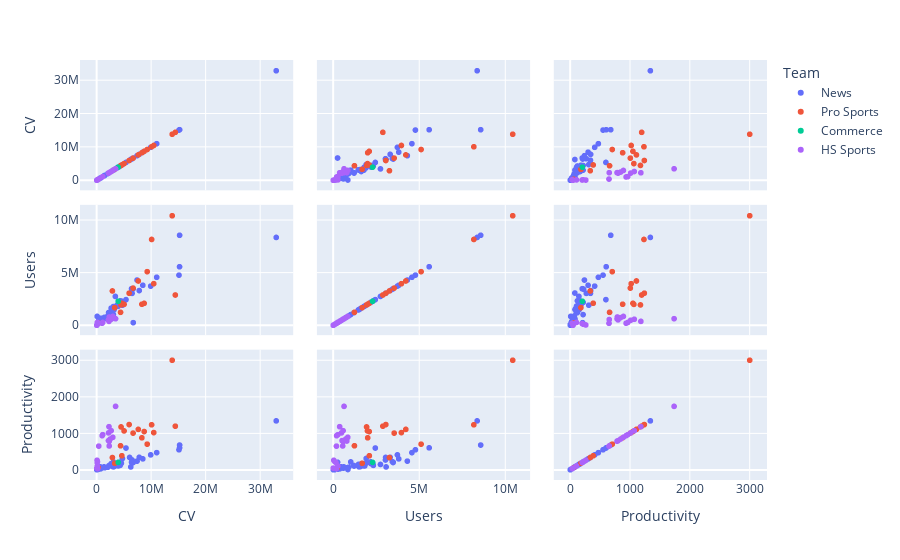

Here is the notebook cell this chart was saved with:
### Code cell
# Scatterplot Matrix

fig = px.scatter_matrix(df, dimensions=["CV", "Users", "Productivity"],hover_name="ID Match", color="Team")
fig.show()

### Figure 1 — Plotly figure (JSON) as saved in the notebook; plotly's stock layout.template omitted (floating-point values rounded to 4 significant figures)
{"data": [{"dimensions": [{"axis": {"matches": true}, "label": "CV", "values": [32981448, 15239051, 15227333, 15129163, 11032010, 9931112, 8483893, 7830570, 7423919, 6725939, 6715653, 6581319, 6506326, 6413386, 6271736, 6054364, 5395767, 4746436, 4548830, 4464487, 4315746, 4275258, 4024236, 3995978, 3968698, 3938843, 3889447, 3722741, 3442594, 3247791, 3245435, 3186564, 3120293, 3106786, 3080586, 3076441, 2919604, 2666488, 2298984, 2197694, 2048102, 1494412, 1389167, 1367267, 764832, 732616, 670406, 578632, 429207, 415534, 375587, 350911, 104081, 87367, 31659]}, {"axis": {"matches": true}, "label": "Users", "values": [8397483, 8602754, 5605578, 4806779, 4602489, 3759147, 3838321, 3337093, 4338116, 278516, 3507308, 3462339, 3067761, 3515539, 3101578, 3071640, 2474047, 1942461, 2335376, 2210381, 2360551, 2330972, 1929330, 2226304, 1858928, 1829373, 1826552, 1921500, 2775037, 1690020, 1589114, 1495599, 1487155, 1529913, 1046106, 1811427, 1616449, 1655880, 1228829, 1239268, 925595, 744130, 771380, 635576, 697417, 403281, 478358, 425223, 616370, 298286, 224412, 316740, 877868, 100292, 31197]}, {"axis": {"matches": true}, "label": "Productivity", "values": [1347, 684, 608, 555, 477, 415, 305, 348, 244, 213, 206, 229, 275, 214, 84, 345, 603, 316, 186, 223, 127, 160, 186, 174, 112, 166, 168, 177, 152, 152, 99, 154, 113, 86, 221, 112, 96, 173, 124, 109, 76, 62, 62, 86, 71, 31, 87, 89, 51, 25, 40, 47, 14, 7, 8]}], "hoverlabel": {"namelength": 0}, "hovertemplate": "<b>%{hovertext}</b><br><br>Team=News<br>%{xaxis.title.text}=%{x}<br>%{yaxis.title.text}=%{y}", "hovertext": ["reporter1", "reporter2", "reporter3", "reporter4", "reporter7", "reporter10", "reporter13", "reporter15", "reporter17", "reporter18", "reporter19", "reporter21", "reporter22", "reporter23", "reporter24", "reporter25", "reporter27", "reporter29", "reporter31", "reporter33", "reporter35", "reporter36", "reporter37", "reporter38", "reporter39", "reporter41", "reporter42", "reporter43", "reporter45", "reporter47", "reporter48", "reporter49", "reporter50", "reporter51", "reporter52", "reporter53", "reporter55", "reporter58", "reporter63", "reporter65", "reporter68", "reporter69", "reporter70", "reporter71", "reporter74", "reporter75", "reporter76", "reporter77", "reporter78", "reporter79", "reporter81", "reporter82", "reporter88", "reporter89", "reporter91"], "legendgroup": "News", "marker": {"color": "#636efa", "symbol": "circle"}, "name": "News", "showlegend": true, "type": "splom"}, {"dimensions": [{"axis": {"matches": true}, "label": "CV", "values": [14449063, 13875398, 10493866, 10100263, 9284465, 8731923, 8308101, 7653566, 6693322, 5971873, 5039634, 4633493, 4485460, 4392585, 3325928, 2897260, 301061]}, {"axis": {"matches": true}, "label": "Users", "values": [2912920, 10466241, 3992132, 8205363, 5137170, 2119223, 2031770, 4249110, 3570942, 3087026, 2020916, 2126480, 1965884, 1260584, 1710315, 3296669, 264598]}, {"axis": {"matches": true}, "label": "Productivity", "values": [1201, 3009, 1026, 1240, 709, 1055, 883, 1114, 1012, 1246, 1071, 391, 1181, 664, 185, 341, 65]}], "hoverlabel": {"namelength": 0}, "hovertemplate": "<b>%{hovertext}</b><br><br>Team=Pro Sports<br>%{xaxis.title.text}=%{x}<br>%{yaxis.title.text}=%{y}", "hovertext": ["reporter5", "reporter6", "reporter8", "reporter9", "reporter11", "reporter12", "reporter14", "reporter16", "reporter20", "reporter26", "reporter28", "reporter30", "reporter32", "reporter34", "reporter46", "reporter56", "reporter83"], "legendgroup": "Pro Sports", "marker": {"color": "#EF553B", "symbol": "circle"}, "name": "Pro Sports", "showlegend": true, "type": "splom"}, {"dimensions": [{"axis": {"matches": true}, "label": "CV", "values": [3963086]}, {"axis": {"matches": true}, "label": "Users", "values": [2316126]}, {"axis": {"matches": true}, "label": "Productivity", "values": [209]}], "hoverlabel": {"namelength": 0}, "hovertemplate": "<b>%{hovertext}</b><br><br>Team=Commerce<br>%{xaxis.title.text}=%{x}<br>%{yaxis.title.text}=%{y}", "hovertext": ["reporter40"], "legendgroup": "Commerce", "marker": {"color": "#00cc96", "symbol": "circle"}, "name": "Commerce", "showlegend": true, "type": "splom"}, {"dimensions": [{"axis": {"matches": true}, "label": "CV", "values": [3480795, 2973911, 2668679, 2491960, 2331106, 2313381, 2306829, 2276027, 2188947, 2178883, 1123008, 1019768, 390632, 183553, 156464, 133516, 113428, 84589, 29688]}, {"axis": {"matches": true}, "label": "Users", "values": [655071, 870837, 600362, 756696, 817105, 645025, 576991, 400044, 504970, 541620, 297039, 224646, 215624, 215568, 122367, 296829, 186926, 58568, 29805]}, {"axis": {"matches": true}, "label": "Productivity", "values": [1744, 896, 1078, 849, 795, 789, 659, 1188, 1017, 806, 969, 941, 655, 39, 226, 111, 205, 267, 53]}], "hoverlabel": {"namelength": 0}, "hovertemplate": "<b>%{hovertext}</b><br><br>Team=HS Sports<br>%{xaxis.title.text}=%{x}<br>%{yaxis.title.text}=%{y}", "hovertext": ["reporter44", "reporter54", "reporter57", "reporter59", "reporter60", "reporter61", "reporter62", "reporter64", "reporter66", "reporter67", "reporter72", "reporter73", "reporter80", "reporter84", "reporter85", "reporter86", "reporter87", "reporter90", "reporter92"], "legendgroup": "HS Sports", "marker": {"color": "#ab63fa", "symbol": "circle"}, "name": "HS Sports", "showlegend": true, "type": "splom"}], "layout": {"dragmode": "select", "legend": {"title": {"text": "Team"}, "tracegroupgap": 0}, "margin": {"t": 60}}}
